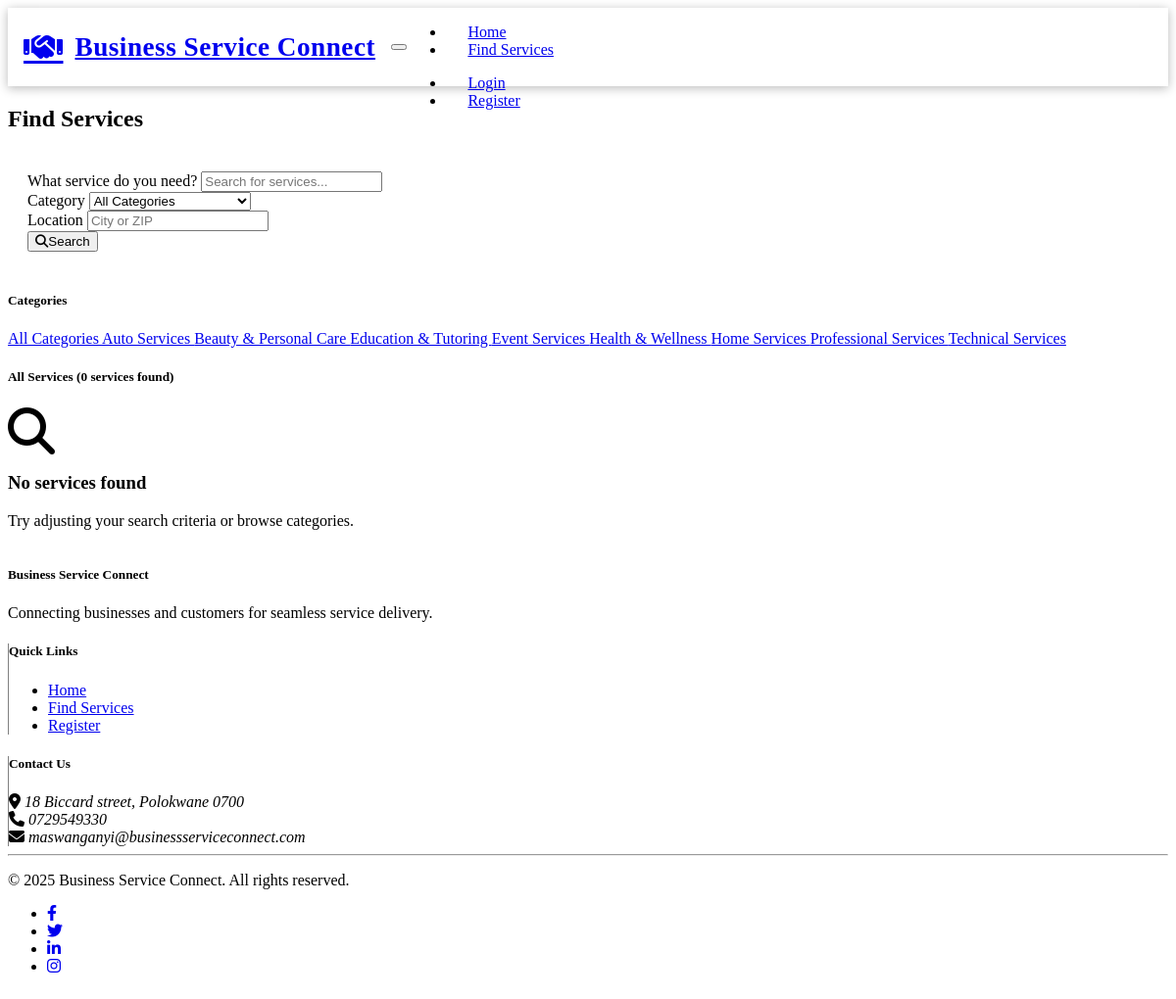
The page /customer/search.php on the database its author committed.
### tables this page shows
CREATE TABLE
    IF NOT EXISTS categories (
        id INT AUTO_INCREMENT PRIMARY KEY,
        name VARCHAR(100) NOT NULL,
        description TEXT,
        created_at TIMESTAMP DEFAULT CURRENT_TIMESTAMP,
        updated_at TIMESTAMP DEFAULT CURRENT_TIMESTAMP ON UPDATE CURRENT_TIMESTAMP
    );

### includes/functions.php (called while the page is built, shortened)
<?php
function getAllCategories()
{
    global $pdo;
    $stmt = $pdo->query("SELECT * FROM categories ORDER BY name");
    return $stmt->fetchAll();
}

### customer/search.php (the view, shortened to what this page needs)
<?php
require_once '../includes/header.php';
$query = isset($_GET['q']) ? sanitizeInput($_GET['q']) : '';
$categoryId = isset($_GET['category']) ? (int)$_GET['category'] : 0;
$location = isset($_GET['location']) ? sanitizeInput($_GET['location']) : '';
$serviceId = isset($_GET['service_id']) ? (int)$_GET['service_id'] : 0;
$categories = getAllCategories();
$service = null;
$services = [];
if (!$serviceId) {
    $sql = "
        SELECT s.*, c.name as category_name, pp.business_name, pp.city, pp.state, u.email as provider_email, u.phone as provider_phone
        FROM services s
        JOIN categories c ON s.category_id = c.id
        JOIN provider_profiles pp ON s.provider_id = pp.id
        JOIN users u ON pp.user_id = u.id
        WHERE s.is_active = 1
    ";
    $params = [];
    $sql .= " ORDER BY s.created_at DESC";
    $stmt = $pdo->prepare($sql);
    $stmt->execute($params);
    $services = $stmt->fetchAll();
}
?>
<?php if ($service): ?>
    <div class="row mb-4">
        <div class="col-md-12">
            <nav aria-label="breadcrumb">
                <ol class="breadcrumb">
                    <li class="breadcrumb-item"><a href="dashboard.php">Dashboard</a></li>
                    <li class="breadcrumb-item"><a href="search.php">Search</a></li>
                    <li class="breadcrumb-item active"><?php echo htmlspecialchars($service['title']); ?></li>
                </ol>
            </nav>
        </div>
    </div>
    <div class="row">
        <div class="col-md-8">
            <div class="card mb-4">
                <div class="card-header bg-primary text-white">
                    <h4 class="mb-0"><?php echo htmlspecialchars($service['title']); ?></h4>
                </div>
                <div class="card-body">
                    <div class="mb-4">
                        <span class="badge bg-secondary mb-2"><?php echo htmlspecialchars($service['category_name']); ?></span>
                        <h5>Description</h5>
                        <p><?php echo nl2br(htmlspecialchars($service['description'])); ?></p>
                    </div>
                    <?php if (!empty($service['price_range'])): ?>
                        <div class="mb-4">
                            <h5>Price Range</h5>
                            <p><i class="fas fa-tag me-2"></i><?php echo htmlspecialchars($service['price_range']); ?></p>
                        </div>
                    <?php endif; ?>
                    <?php if (!empty($service['availability'])): ?>
                        <div class="mb-4">
                            <h5>Availability</h5>
                            <p><i class="fas fa-clock me-2"></i><?php echo htmlspecialchars($service['availability']); ?></p>
                        </div>
                    <?php endif; ?>
                    <div class="d-grid gap-2 d-md-flex mt-4">
                        <?php if (isLoggedIn() && isCustomer()): ?>
                            <button type="button" class="btn btn-primary" data-bs-toggle="modal" data-bs-target="#requestServiceModal">
                                <i class="fas fa-paper-plane me-2"></i>Request This Service
                            </button>
                        <?php elseif (!isLoggedIn()): ?>
                            <a href="http://localhost/BusinessServiceTracker/auth/login.php" class="btn btn-primary">
                                <i class="fas fa-sign-in-alt me-2"></i>Login to Request
                            </a>
                            <a href="http://localhost/BusinessServiceTracker/auth/register.php?type=customer" class="btn btn-outline-secondary">
                                Register as Customer
                            </a>
                        <?php endif; ?>
                    </div>
                </div>
            </div>
        </div>
        <div class="col-md-4">
            <div class="card mb-4">
                <div class="card-header">
                    <h5 class="mb-0">Provider Information</h5>
                </div>
                <div class="card-body">
                    <div class="text-center mb-3">
                        <div class="mb-3">
                            <i class="fas fa-building fa-3x text-primary"></i>
                        </div>
                        <h5><?php echo htmlspecialchars($service['business_name']); ?></h5>
                    </div>
                    <div class="mb-3">
                        <h6>Contact Information</h6>
                        <p class="mb-1"><i class="fas fa-envelope me-2"></i><?php echo htmlspecialchars($service['email']); ?></p>
                        <?php if (!empty($service['phone'])): ?>
                            <p class="mb-1"><i class="fas fa-phone me-2"></i><?php echo htmlspecialchars($service['phone']); ?></p>
                        <?php endif; ?>
                    </div>
                </div>
            </div>
        </div>
    </div>
    <?php if (isLoggedIn() && isCustomer()): ?>
        <div class="modal fade" id="requestServiceModal" tabindex="-1" aria-labelledby="requestServiceModalLabel" aria-hidden="true">
            <div class="modal-dialog modal-lg">
                <div class="modal-content">
                    <div class="modal-header bg-primary text-white">
                        <h5 class="modal-title" id="requestServiceModalLabel">Request Service: <?php echo htmlspecialchars($service['title']); ?></h5>
                        <button type="button" class="btn-close btn-close-white" data-bs-dismiss="modal" aria-label="Close"></button>
                    </div>
                    <div class="modal-body">
                        <form id="ajaxServiceRequestForm" class="needs-validation" novalidate>
                            <input type="hidden" name="service_id" value="<?php echo $service['id']; ?>">
                            <div class="mb-3">
                                <label for="request_title" class="form-label">Request Title</label>
                                <input type="text" class="form-control" id="request_title" name="title" required>
                                <div class="invalid-feedback">Please provide a title for your request.</div>
                            </div>
                            <div class="mb-3">
                                <label for="request_description" class="form-label">Describe What You Need</label>
                                <textarea class="form-control" id="request_description" name="description" rows="4" required></textarea>
                                <div class="invalid-feedback">Please describe what you need from this service.</div>
                                <div class="form-text">
                                    Be as specific as possible about what you need, including any relevant details that will help the service provider understand your requirements.
                                </div>
                            </div>
                            <div class="row mb-3">
                                <div class="col-md-6">
                                    <label for="requested_date" class="form-label">Preferred Date (optional)</label>
                                    <input type="date" class="form-control" id="requested_date" name="requested_date">
                                </div>
                                <div class="col-md-6">
                                    <label for="requested_time" class="form-label">Preferred Time (optional)</label>
                                    <input type="text" class="form-control" id="requested_time" name="requested_time" placeholder="e.g., Morning, Afternoon, 2-4 PM">
                                </div>
                            </div>
                            <div class="alert alert-info">
                                <small>
                                    <i class="fas fa-info-circle me-2"></i>
                                    By submitting this request, you agree to share your contact information with the service provider.
                                    The provider will review your request and respond directly to you.
                                </small>
                            </div>
                            <div class="d-grid gap-2 d-md-flex justify-content-md-end">
                                <button type="button" class="btn btn-outline-secondary" data-bs-dismiss="modal">Cancel</button>
                                <button type="submit" class="btn btn-primary">Submit Request</button>
                            </div>
                        </form>
                    </div>
                </div>
            </div>
        </div>
    <?php endif; ?>
<?php else: ?>
    <div class="row mb-4">
        <div class="col-md-12">
            <h2>Find Services</h2>
            <div class="search-form p-4 rounded shadow-sm mb-4">
                <form id="searchForm" action="search.php" method="get">
                    <div class="row g-3">
                        <div class="col-md-5">
                            <label for="searchInput" class="form-label">What service do you need?</label>
                            <input type="text" class="form-control form-control-lg" id="searchInput" name="q" value="<?php echo htmlspecialchars($query); ?>" placeholder="Search for services...">
                        </div>
                        <div class="col-md-4">
                            <label for="categoryFilter" class="form-label">Category</label>
                            <select class="form-select form-select-lg" id="categoryFilter" name="category">
                                <option value="">All Categories</option>
                            </select>
                        </div>
                        <div class="col-md-3">
                            <label for="locationFilter" class="form-label">Location</label>
                            <input type="text" class="form-control form-control-lg" id="locationFilter" name="location" value="<?php echo htmlspecialchars($location); ?>" placeholder="City or ZIP">
                        </div>
                        <div class="col-12 text-center">
                            <button type="submit" class="btn btn-primary btn-lg px-5">
                                <i class="fas fa-search me-2"></i>Search
                            </button>
                        </div>
                    </div>
                </form>
            </div>
        </div>
    </div>
    <div class="row">
        <div class="col-md-3 mb-4">
            <div class="card">
                <div class="card-header">
                    <h5 class="mb-0">Categories</h5>
                </div>
                <div class="card-body p-0">
                    <div class="list-group list-group-flush">
                        <a href="search.php" class="list-group-item list-group-item-action <?php echo (!$categoryId) ? 'active' : ''; ?>">
                            All Categories
                        </a>
                        <?php foreach ($categories as $category): ?>
                            <a href="search.php?category=<?php echo $category['id']; ?><?php echo !empty($query) ? '&q=' . urlencode($query) : ''; ?><?php echo !empty($location) ? '&location=' . urlencode($location) : ''; ?>" class="list-group-item list-group-item-action <?php echo ($categoryId == $category['id']) ? 'active' : ''; ?>">
                                <?php echo htmlspecialchars($category['name']); ?>
                            </a>
                        <?php endforeach; ?>
                    </div>
                </div>
            </div>
        </div>
        <div class="col-md-9">
            <div class="mb-3">
                <h5>
                    <?php
                    $resultsCount = count($services);
                    if (!empty($query) || $categoryId > 0 || !empty($location)) {
                        echo 'Search Results';
                        $filters = [];
                        if (!empty($query)) $filters[] = '"' . htmlspecialchars($query) . '"';
                        if ($categoryId > 0) {
                            foreach ($categories as $cat) {
                                if ($cat['id'] == $categoryId) {
                                    $filters[] = 'Category: ' . htmlspecialchars($cat['name']);
                                    break;
                                }
                            }
                        }
                        if (!empty($location)) $filters[] = 'Location: ' . htmlspecialchars($location);
                        if (!empty($filters)) {
                            echo ' for ' . implode(', ', $filters);
                        }
                    } else {
                        echo 'All Services';
                    }
                    echo ' (' . $resultsCount . ' ' . ($resultsCount == 1 ? 'service' : 'services') . ' found)';
                    ?>
                </h5>
            </div>
            <div id="searchResults">
                <?php if (empty($services)): ?>
                    <div class="text-center my-5">
                        <i class="fas fa-search fa-3x mb-3 text-muted"></i>
                        <h3>No services found</h3>
                        <p>Try adjusting your search criteria or browse categories.</p>
                    </div>
                <?php endif; ?>
            </div>
        </div>
    </div>
<?php endif; ?>
<?php
require_once '../includes/footer.php';
?>

### css/custom.css (style rules this page uses)
body { min-height: 100vh; display: flex; flex-direction: column; }
.search-form { background-color: rgba(var(--bs-dark-rgb), 0.8); padding: 20px; border-radius: 10px; margin-bottom: 20px; }

### rows shown on the page
categories: name "Auto Services"
categories: name "Beauty & Personal Care"
categories: name "Education & Tutoring"
categories: name "Event Services"
categories: name "Health & Wellness"
categories: name "Home Services"
categories: name "Professional Services"
categories: name "Technical Services"

### other values the page prints
$resultsCount "0"
